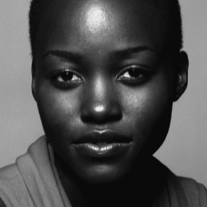
#> input picture cropblack/BlackActors.png, 207 x 207 px; its folder holds 3 pictures in this run
$ python augment.py
#> lines starting #> are read from the running program, lines starting #| are printed output that depends on the picture
#coding=utf-8
import  cv2
import  os
import random
import  numpy as np
#随机旋转，img为旋转图片，landmark为人脸特征点，alpha旋转角度0~360，bbox人脸框
class BBox(object):
    """
        Bounding Box of face

    """
    def __init__(self, bbox):
        self.left = bbox[0]
        self.right = bbox[1]
        self.top = bbox[2]
        self.bottom = bbox[3]
        self.x = bbox[0]
        self.y = bbox[2]
        self.w = bbox[1] - bbox[0]
        self.h = bbox[3] - bbox[2]

    def expand(self, scale=0.05):
        bbox = [self.left, self.right, self.top, self.bottom]
        bbox[0] -= int(self.w * scale)
        bbox[1] += int(self.w * scale)
        bbox[2] -= int(self.h * scale)
        bbox[3] += int(self.h * scale)
        return BBox(bbox)

    def project(self, point):
        x = (point[0]-self.x) / self.w
        y = (point[1]-self.y) / self.h
        return np.asarray([x, y])

    def reproject(self, point):
        x = self.x + self.w*point[0]
        y = self.y + self.h*point[1]
        return np.asarray([x, y])

    def reprojectLandmark(self, landmark):
        p = np.zeros((len(landmark), 2))
        for i in range(len(landmark)):
            p[i] = self.reproject(landmark[i])
        return p

    def projectLandmark(self, landmark):
        p = np.zeros((len(landmark), 2))
        for i in range(len(landmark)):
            p[i] = self.project(landmark[i])
        return p

    def subBBox(self, leftR, rightR, topR, bottomR):
        leftDelta = self.w * leftR
        rightDelta = self.w * rightR
        topDelta = self.h * topR
        bottomDelta = self.h * bottomR
        left = self.left + leftDelta
        right = self.left + rightDelta
        top = self.top + topDelta
        bottom = self.top + bottomDelta
        return BBox([left, right, top, bottom])
def rotate(img,alpha,bbox=None):
	if bbox is None:
		bbox_temp=BBox((0,img.shape[1],0,img.shape[0]))
	else:
		bbox_temp=bbox


	center = ((bbox_temp.left+bbox_temp.right)/2., (bbox_temp.top+bbox_temp.bottom)/2.)

	rot_mat = cv2.getRotationMatrix2D(center, alpha, 1)
	img_rotated_by_alpha = cv2.warpAffine(src=img,M=rot_mat,dsize=(img.shape[1],img.shape[0]))

	face = img_rotated_by_alpha
	return face
def addnoise(img,mu=0,sigma=10):
    noise=np.random.normal(mu, sigma, size=img.shape)
    return  img+noise
fp='cropblack'
ls=os.listdir(fp)
for l in ls:
    imgpath=fp+'//'+l
    img = cv2.imread(imgpath)
#> img is the input picture: shape (207, 207, 3); min 5, max 238, mean 79.3
    rimg=rotate(img,random.randint(0,360))#旋转扩充
#> in rotate, `img_rotated_by_alpha = cv2.warpAffine(src=img,M=rot_mat,dsize=(img.sha..`:
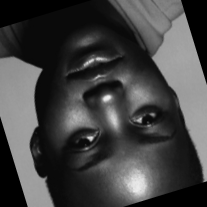
#> img_rotated_by_alpha: shape (207, 207, 3); min 0, max 237, mean 66.3
    #rimg=addnoise(img,mu=0,sigma=30)
    cv2.imwrite('rotate//rotate2'+l,rimg)
#> pass 2 of the loop `for l in ls:`:
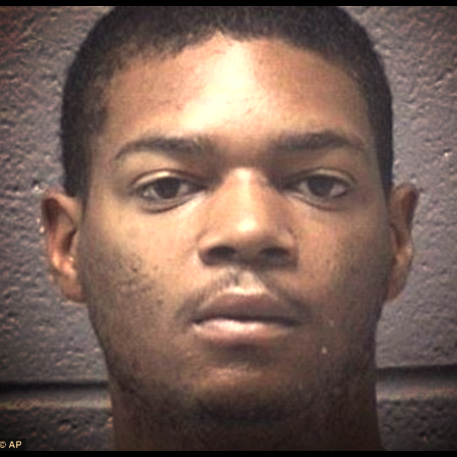
#> input picture cropblack/article-2401650-1B72AAA4000005DC-652_634x631.png, 457 x 457 px
#> img is the input picture: shape (457, 457, 3); mean B, G, R 86.2, 96.5, 120.8
#> in rotate (call 2), `img_rotated_by_alpha = cv2.warpAffine(src=img,M=rot_mat,dsize=(img.sha..`:
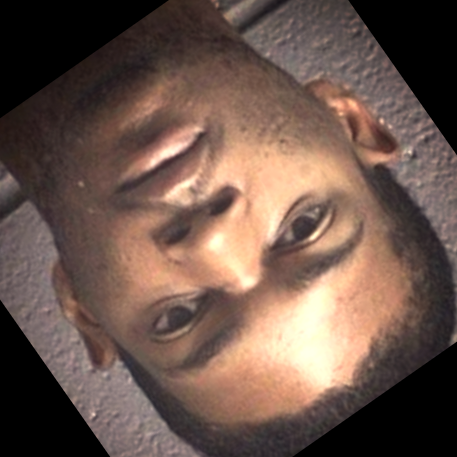
#> img_rotated_by_alpha: shape (457, 457, 3); mean B, G, R 76, 86.1, 108.4
#> pass 3 of the loop `for l in ls:`:
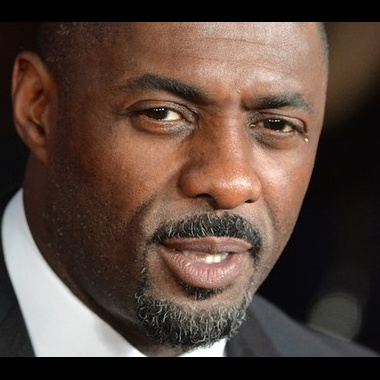
#> input picture cropblack/e560a6fa34454dab7118c88b203c7b20eccb2ebc.jpeg, 380 x 380 px
#> img is the input picture: shape (380, 380, 3); mean B, G, R 59.9, 69.4, 88.3
#> in rotate (call 3), `img_rotated_by_alpha = cv2.warpAffine(src=img,M=rot_mat,dsize=(img.sha..`:
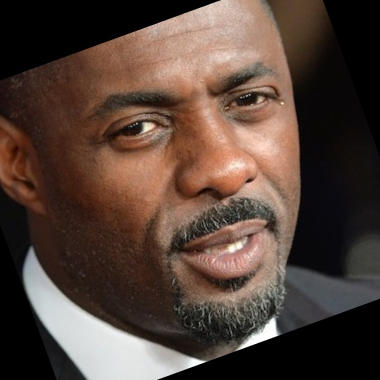
#> img_rotated_by_alpha: shape (380, 380, 3); mean B, G, R 56.9, 66.1, 84.4
